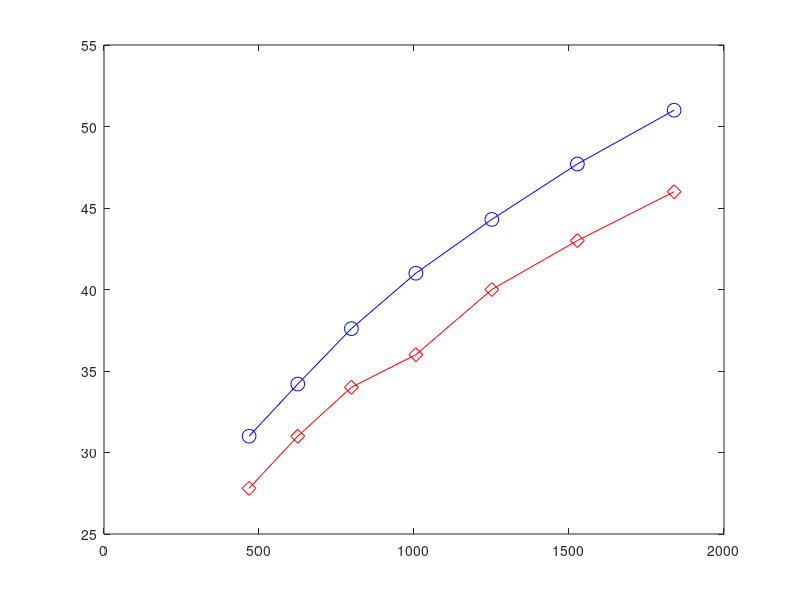

MATLAB code for this plot: (Note: this script raises an error after producing the figure.)
%plot figures 


%communication efficient
time = [468 625 798 1006 1251  1527 1839];
regret_basic = [31 34.2 37.6 41 44.3  47.7 51];
regret_our = [27.8 31 34 36 40 43 46];
plot(time, regret_basic, '-ob','MarkerSize',10);
hold on;
plot(time, regret_our, '-dr','MarkerSize',10);
pax = gca;
pax.FontSize = 15;
axis([450 2000 25 52]);

xlabel('Time(s)');
ylabel('Dynamic regret');
legend('DOGD-PRE', 'DOGD-OUR(0.9)', 'Location','southeast'); 




























